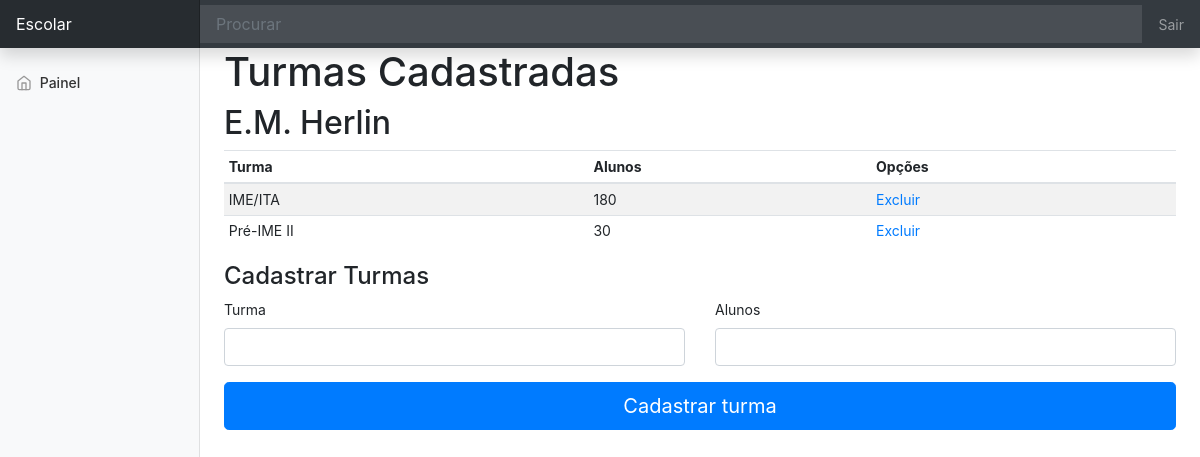
Page /turmas/2 on the committed database.
### app.py (models this page shows, shortened)
class School(db.Model):
    id = db.Column(db.Integer, primary_key = True)
    name = db.Column(db.String(200), nullable = False)
    neigh = db.Column(db.String(200), nullable = False)
    students = db.Column(db.Integer, default = 0)
    endow = db.Column(db.Float)

class Classes(db.Model):
    id = db.Column(db.Integer, primary_key = True)
    name = db.Column(db.String(200), nullable = False)
    students = db.Column(db.Integer, default = 0)
    school = db.Column(db.String(200), nullable = False)

### app.py (the view)
@app.route('/turmas/<int:id>', methods=['POST', 'GET'])
def update(id):
    school_sel = School.query.filter_by(id = id).all()
    school_name = school_sel[0].name
    classes = Classes.query.filter_by(school = school_sel[0].name).all()
    if request.method == 'POST':
        turma = request.form['turma']
        alunos = request.form['alunos']
        total_alunos = school_sel[0].students
        total_alunos = total_alunos + int(alunos)
        new_class = Classes(name = turma, students = alunos, school = school_sel[0].name)
        school = School.query.get_or_404(id)
        school.students = total_alunos
        try:
            db.session.add(new_class)
            db.session.commit()
        except:
            return "There was an issue"
        return redirect('/turmas/'+str(id))
    else:
        return render_template('turmas.html', classes = classes, school_name = school_name, id = id)

### templates/turmas.html (shortened to what this page needs)
{% extends 'base.html' %}
{% block body %}
<div class="container-fluid">
  <div class="row">
    <nav id="sidebarMenu" class="col-md-3 col-lg-2 d-md-block bg-light sidebar collapse">
      <div class="sidebar-sticky pt-3">
        <ul class="nav flex-column">
          <li class="nav-item">
            <a class="nav-link" href="#">
              <span data-feather="home"></span>
              Painel<span class="sr-only">(current)</span>
            </a>
          </li>
        </ul>
      </div>
    </nav>
    <main role="main" class="col-md-9 ml-sm-auto col-lg-10 px-md-4">
      <h1>Turmas Cadastradas</h1>
      <h2>{{ school_name }}</h2>
      <div class="table-responsive">
        <table class="table table-striped table-sm">
          <thead>
            <tr>
              <th>Turma</th>
              <th>Alunos</th>
              <th>Opções</th>
            </tr>
          </thead>
          <tbody>
            {% for class_sel in classes %}
            <tr>
                <td>{{ class_sel.name }}</td>
                <td>{{ class_sel.students }}</td>
                <td>
                    <a href="">Excluir</a>
                </td>
            </tr>
            {% endfor %}
          </tbody>
        </table>
      </div>
      <h4>Cadastrar Turmas</h4>
      <form action="/turmas/{{ id }}" method="POST" class="needs-validation" novalidate>
        <div class="row">
          <div class="col-md-6 mb-3">
            <label for="firstName">Turma</label>
            <input type="text" class="form-control" id="turma" name="turma" placeholder="" value="" required>
          </div>
          <div class="col-md-6 mb-3">
            <label for="lastName">Alunos</label>
            <input type="number" class="form-control" id="alunos" name="alunos" placeholder="" value="" required>
          </div>
        </div>
        <button class="btn btn-primary btn-lg btn-block" type="submit">Cadastrar turma</button>
      </form>
    </main>
        </div>
 </div>
{% endblock %}

### static/css/dashboard.css (style rules this page uses)
body { font-size: .875rem; }
.feather { width: 16px; height: 16px; vertical-align: text-bottom; }
.sidebar { position: fixed; top: 0; bottom: 0; left: 0; z-index: 100; padding: 48px 0 0; box-shadow: inset -1px 0 0 rgba(0, 0, 0, .1); }
.sidebar-sticky { position: relative; top: 0; height: calc(100vh - 48px); padding-top: .5rem; overflow-x: hidden; overflow-y: auto; }
.sidebar .nav-link { font-weight: 500; color: #333; }
.sidebar .nav-link .feather { margin-right: 4px; color: #999; }

### rows in the picture
School: name "E.M. Herlin"
Classes: name "IME/ITA", students "180"
Classes: name "Pré-IME II", students "30"
